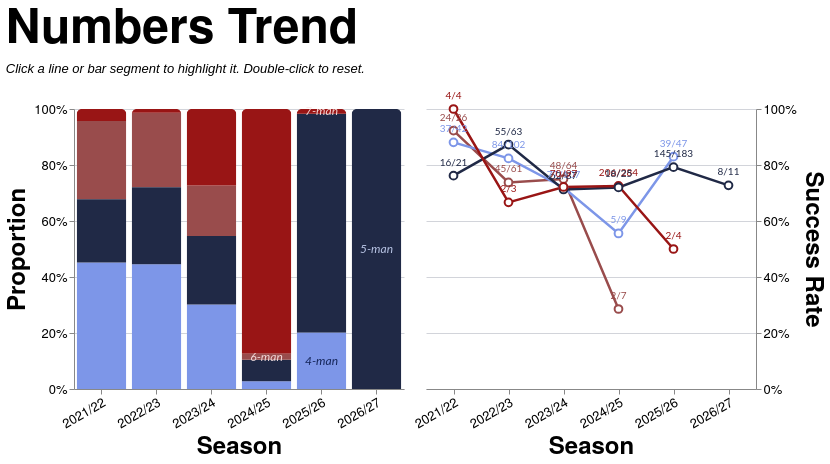

Specify this chart in Vega-Lite:
### Vega-Lite specification from a JSON file in a GitHub repository (floating-point values rounded to 4 significant figures; data arrays with more than 128 entries replaced by an {"elided": "..."} marker saying what was removed)
{"config": {"axis": {"labelFont": "PT Sans Narrow, Helvetica Neue, Helvetica, Arial, sans-serif", "titleFont": "PT Sans Narrow, Helvetica Neue, Helvetica, Arial, sans-serif", "labelFontSize": 13, "titleFontSize": 24, "gridColor": "#202947", "gridOpacity": 0.2, "zindex": 1}, "text": {"font": "Lato, sans-serif"}, "bar": {"cornerRadiusEnd": 5}, "header": {"labelFont": "PT Sans Narrow, Helvetica Neue, Helvetica, Arial, sans-serif", "titleFont": "PT Sans Narrow, Helvetica Neue, Helvetica, Arial, sans-serif", "labelFontSize": 24, "titleFontSize": 28, "labelFontWeight": "bold", "orient": "left"}, "legend": {"labelFont": "PT Sans Narrow, Helvetica Neue, Helvetica, Arial, sans-serif", "titleFont": "PT Sans Narrow, Helvetica Neue, Helvetica, Arial, sans-serif", "labelFontSize": 14, "titleFontSize": 16, "titlePadding": 5, "fillColor": "white", "strokeColor": "black", "padding": 10, "titleFontWeight": "lighter", "titleFontStyle": "italic", "titleColor": "gray", "offset": 10}, "title": {"font": "PT Sans Narrow, Helvetica Neue, Helvetica, Arial, sans-serif", "fontSize": 48, "fontWeight": "bold", "anchor": "start", "align": "center", "titlePadding": 20, "subtitlePadding": 10, "subtitleFontSize": 13, "subtitleColor": "", "subtitleFontStyle": "italic", "offset": 15, "color": "black"}, "axisX": {"labelAngle": 0}, "facet": {"title": null, "header": null, "align": {"row": "each", "column": "each"}, "spacing": 10}, "resolve": {"scale": {"y": "independent", "facet": "independent"}}, "background": "transparent", "scale": {"offsetBandPaddingOuter": 0.2, "offsetBandPaddingInner": 0.1}, "view": {"stroke": null, "background": "transparent"}}, "hconcat": [{"layer": [{"mark": {"type": "bar", "opacity": 0.85}, "encoding": {"color": {"field": "numbers", "legend": null, "scale": {"domain": ["4", "5", "6", "7"], "range": ["#7d96e8", "#202946", "#994C4C", "#991515"]}, "sort": ["4", "5", "6", "7"], "type": "nominal"}, "opacity": {"condition": {"param": "param_10", "value": 1.0, "empty": true}, "value": 0.2}, "order": {"field": "stack_order", "sort": "ascending", "type": "quantitative"}, "stroke": {"value": "transparent"}, "tooltip": [{"field": "season", "title": "Season", "type": "nominal"}, {"field": "numbers_display", "title": "Numbers", "type": "nominal"}, {"field": "attempts", "format": ",.0f", "title": "Attempts", "type": "quantitative"}, {"field": "won", "format": ",.0f", "title": "Won", "type": "quantitative"}, {"field": "success_rate", "format": ".1%", "title": "Success Rate", "type": "quantitative"}], "x": {"axis": {"labelAngle": -30}, "field": "season", "sort": ["2021/22", "2022/23", "2023/24", "2024/25", "2025/26", "2026/27"], "title": "Season", "type": "nominal"}, "y": {"axis": {"format": "%", "orient": "left"}, "field": "attempts", "stack": "normalize", "title": "Proportion", "type": "quantitative"}}, "name": "view_7", "transform": [{"filter": "(loSquad == 'All' || datum.squad == loSquad) && (loGameType == 'All' || (loGameType == 'League + Cup' && (datum.game_type == 'League' || datum.game_type == 'Cup')) || (loGameType == 'League only' && datum.game_type == 'League') || datum.game_type == loGameType) && (loThrower == 'All' || datum.thrower == loThrower) && (loJumper == 'All' || datum.jumper == loJumper) && (loArea == 'All' || datum.area == loArea)"}, {"aggregate": [{"op": "count", "as": "attempts"}, {"op": "sum", "field": "won", "as": "won"}], "groupby": ["season", "numbers"]}, {"calculate": "datum.won / datum.attempts", "as": "success_rate"}, {"calculate": "datum.won + '/' + datum.attempts", "as": "won_attempts_label"}, {"calculate": "datum.numbers + '-man'", "as": "numbers_display"}, {"calculate": "datum.numbers == '4' ? 0 : datum.numbers == '5' ? 1 : datum.numbers == '6' ? 2 : datum.numbers == '7' ? 3 : 999", "as": "stack_order"}]}, {"mark": {"type": "text", "align": "center", "baseline": "middle", "fontSize": 12, "fontStyle": "italic"}, "encoding": {"color": {"field": "text_label_color", "legend": null, "scale": null, "type": "nominal"}, "opacity": {"condition": {"param": "param_10", "value": 0.9, "empty": true}, "value": 0.3}, "text": {"field": "numbers_display", "type": "nominal"}, "x": {"axis": {"labelAngle": -30}, "field": "season", "sort": ["2021/22", "2022/23", "2023/24", "2024/25", "2025/26", "2026/27"], "title": "Season", "type": "nominal"}, "y": {"field": "mid_y", "scale": {"domain": [0, 1]}, "type": "quantitative"}}, "transform": [{"filter": "(loSquad == 'All' || datum.squad == loSquad) && (loGameType == 'All' || (loGameType == 'League + Cup' && (datum.game_type == 'League' || datum.game_type == 'Cup')) || (loGameType == 'League only' && datum.game_type == 'League') || datum.game_type == loGameType) && (loThrower == 'All' || datum.thrower == loThrower) && (loJumper == 'All' || datum.jumper == loJumper) && (loArea == 'All' || datum.area == loArea)"}, {"aggregate": [{"op": "count", "as": "attempts"}, {"op": "sum", "field": "won", "as": "won"}], "groupby": ["season", "numbers"]}, {"calculate": "datum.won / datum.attempts", "as": "success_rate"}, {"calculate": "datum.won + '/' + datum.attempts", "as": "won_attempts_label"}, {"calculate": "datum.numbers + '-man'", "as": "numbers_display"}, {"calculate": "datum.numbers == '4' ? 0 : datum.numbers == '5' ? 1 : datum.numbers == '6' ? 2 : datum.numbers == '7' ? 3 : 999", "as": "stack_order"}, {"joinaggregate": [{"op": "sum", "field": "attempts", "as": "season_total"}], "groupby": ["season"]}, {"calculate": "datum.attempts / datum.season_total", "as": "proportion"}, {"window": [{"op": "sum", "field": "proportion", "as": "cum_prop"}], "frame": [null, 0], "groupby": ["season"], "sort": [{"field": "stack_order", "order": "ascending"}]}, {"calculate": "datum.cum_prop - datum.proportion / 2", "as": "mid_y"}, {"calculate": "datum.numbers == '4' ? '#0a1a4a' : datum.numbers == '5' ? '#c8d4f5' : datum.numbers == '6' ? '#fce8e8' : datum.numbers == '7' ? '#fce8e8' : 'black'", "as": "text_label_color"}, {"calculate": "toNumber(split(datum.season, '/')[0])", "as": "season_order_num"}, {"window": [{"op": "row_number", "field": "", "as": "season_rank"}], "groupby": ["numbers"], "sort": [{"field": "season_order_num", "order": "descending"}]}, {"filter": "datum.season_rank == 1"}]}], "height": 280, "width": {"step": 55}}, {"layer": [{"mark": {"type": "line", "point": {"fill": "white", "filled": false, "size": 60}, "strokeWidth": 2.5}, "encoding": {"color": {"field": "numbers", "legend": null, "scale": {"domain": ["4", "5", "6", "7"], "range": ["#7d96e8", "#202946", "#994C4C", "#991515"]}, "sort": ["4", "5", "6", "7"], "type": "nominal"}, "detail": {"field": "numbers", "type": "nominal"}, "opacity": {"condition": {"param": "param_10", "value": 1.0, "empty": true}, "value": 0.2}, "tooltip": [{"field": "season", "title": "Season", "type": "nominal"}, {"field": "numbers_display", "title": "Numbers", "type": "nominal"}, {"field": "attempts", "format": ",.0f", "title": "Attempts", "type": "quantitative"}, {"field": "won", "format": ",.0f", "title": "Won", "type": "quantitative"}, {"field": "success_rate", "format": ".1%", "title": "Success Rate", "type": "quantitative"}], "x": {"axis": {"labelAngle": -30}, "field": "season", "sort": ["2021/22", "2022/23", "2023/24", "2024/25", "2025/26", "2026/27"], "title": "Season", "type": "nominal"}, "y": {"axis": {"format": "%", "orient": "right"}, "field": "success_rate", "scale": {"domainMax": 1, "nice": true}, "title": "Success Rate", "type": "quantitative"}}, "name": "view_8", "transform": [{"filter": "(loSquad == 'All' || datum.squad == loSquad) && (loGameType == 'All' || (loGameType == 'League + Cup' && (datum.game_type == 'League' || datum.game_type == 'Cup')) || (loGameType == 'League only' && datum.game_type == 'League') || datum.game_type == loGameType) && (loThrower == 'All' || datum.thrower == loThrower) && (loJumper == 'All' || datum.jumper == loJumper) && (loArea == 'All' || datum.area == loArea)"}, {"aggregate": [{"op": "count", "as": "attempts"}, {"op": "sum", "field": "won", "as": "won"}], "groupby": ["season", "numbers"]}, {"calculate": "datum.won / datum.attempts", "as": "success_rate"}, {"calculate": "datum.won + '/' + datum.attempts", "as": "won_attempts_label"}, {"calculate": "datum.numbers + '-man'", "as": "numbers_display"}]}, {"mark": {"type": "text", "align": "center", "baseline": "bottom", "dy": -8, "fontSize": 10}, "encoding": {"color": {"field": "numbers", "legend": null, "scale": {"domain": ["4", "5", "6", "7"], "range": ["#7d96e8", "#202946", "#994C4C", "#991515"]}, "sort": ["4", "5", "6", "7"], "type": "nominal"}, "detail": {"field": "numbers", "type": "nominal"}, "opacity": {"condition": {"param": "param_10", "value": 1.0, "empty": true}, "value": 0.2}, "text": {"field": "won_attempts_label", "type": "nominal"}, "x": {"axis": {"labelAngle": -30}, "field": "season", "sort": ["2021/22", "2022/23", "2023/24", "2024/25", "2025/26", "2026/27"], "title": "Season", "type": "nominal"}, "y": {"axis": {"format": "%", "orient": "right"}, "field": "success_rate", "scale": {"domainMax": 1, "nice": true}, "title": "Success Rate", "type": "quantitative"}}, "transform": [{"filter": "(loSquad == 'All' || datum.squad == loSquad) && (loGameType == 'All' || (loGameType == 'League + Cup' && (datum.game_type == 'League' || datum.game_type == 'Cup')) || (loGameType == 'League only' && datum.game_type == 'League') || datum.game_type == loGameType) && (loThrower == 'All' || datum.thrower == loThrower) && (loJumper == 'All' || datum.jumper == loJumper) && (loArea == 'All' || datum.area == loArea)"}, {"aggregate": [{"op": "count", "as": "attempts"}, {"op": "sum", "field": "won", "as": "won"}], "groupby": ["season", "numbers"]}, {"calculate": "datum.won / datum.attempts", "as": "success_rate"}, {"calculate": "datum.won + '/' + datum.attempts", "as": "won_attempts_label"}, {"calculate": "datum.numbers + '-man'", "as": "numbers_display"}]}], "height": 280, "width": {"step": 55}}], "data": {"name": "data-b2c02452f1faf29dc3194a8e8485b48f"}, "params": [{"name": "loSquad", "value": "All"}, {"name": "loSeason", "value": "All"}, {"name": "loGameType", "value": "All"}, {"name": "loThrower", "value": "All"}, {"name": "loJumper", "value": "All"}, {"name": "loArea", "value": "All"}, {"name": "loNumbers", "value": "All"}, {"name": "param_10", "select": {"type": "point", "clear": "dblclick", "fields": ["numbers"], "on": "click"}, "views": ["view_7", "view_8"]}], "resolve": {"scale": {"color": "shared"}}, "spacing": 8, "title": {"text": "Numbers Trend", "subtitle": "Click a line or bar segment to highlight it. Double-click to reset."}, "$schema": "https://vega.github.io/schema/vega-lite/v5.20.1.json", "datasets": {"data-b2c02452f1faf29dc3194a8e8485b48f": {"elided": "1247 records"}}}
